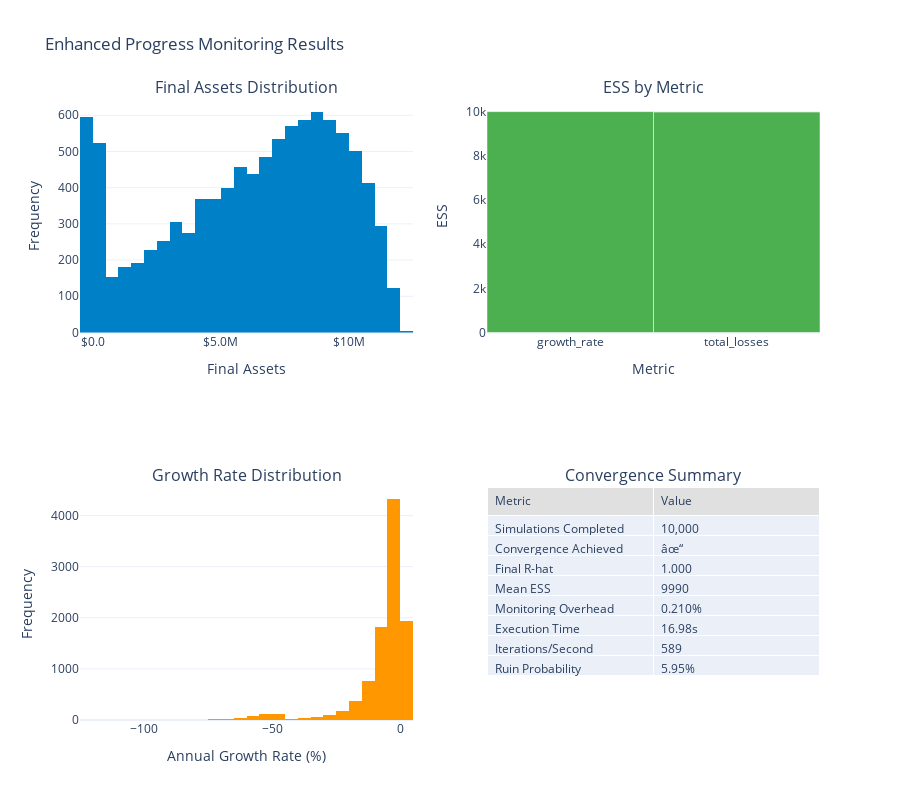

Notebook code cell kept with this figure:
### Markdown cell above
## 6. Enhanced Progress Monitoring with ESS

Demonstrate the new progress monitoring features with ESS calculation and convergence checks at specified intervals.

### Code cell
def demonstrate_progress_monitoring():
    """Demonstrate enhanced progress monitoring with ESS calculation."""
    
    print("ENHANCED PROGRESS MONITORING DEMONSTRATION")
    print("="*70)
    print("Features:")
    print("- Real-time progress tracking with ETA")
    print("- ESS calculation at convergence checkpoints")
    print("- Convergence checks at 10K, 25K, 50K, 100K iterations")
    print("- Early stopping when convergence achieved")
    print("- Performance overhead tracking (<1%)")
    print()
    
    # Setup simulation engine with large simulation count
    manufacturer_config = ManufacturerConfig(
        initial_assets=10_000_000,
        asset_turnover_ratio=0.5,
        operating_margin=0.08,
        tax_rate=0.25,
        retention_ratio=0.8
    )
    manufacturer = WidgetManufacturer(manufacturer_config)
    
    loss_generator = ManufacturingLossGenerator(
        attritional_params={
            'base_frequency': 5.0,
            'severity_mean': 50_000,
            'severity_cv': 0.8
        },
        large_params={
            'base_frequency': 0.5,
            'severity_mean': 2_000_000,
            'severity_cv': 1.2
        },
        seed=42
    )
    
    insurance_program = InsuranceProgram(layers=[
        EnhancedInsuranceLayer(0, 5_000_000, 0.015),
        EnhancedInsuranceLayer(5_000_000, 20_000_000, 0.008),
        EnhancedInsuranceLayer(25_000_000, 25_000_000, 0.004)
    ])
    
    # Configure for 100K simulations
    config = SimulationConfig(
        n_simulations=100_000,
        n_years=10,
        parallel=False,  # Use sequential to show progress
        progress_bar=False,  # Disable tqdm to use our progress monitor
        seed=42
    )
    
    engine = MonteCarloEngine(
        loss_generator=loss_generator,
        insurance_program=insurance_program,
        manufacturer=manufacturer,
        config=config
    )
    
    print("Running 100K simulations with enhanced progress monitoring...")
    print("(Early stopping enabled if R-hat < 1.1)")
    print()
    
    # Run with new progress monitoring
    results = engine.run_with_progress_monitoring(
        check_intervals=[10_000, 25_000, 50_000, 100_000],
        convergence_threshold=1.1,
        early_stopping=True,
        show_progress=True
    )
    
    print("\n" + "="*70)
    print("RESULTS SUMMARY")
    print("="*70)
    
    # Display results
    actual_iterations = results.metrics.get("actual_iterations", config.n_simulations)
    print(f"Simulations requested: {config.n_simulations:,}")
    print(f"Simulations completed: {actual_iterations:,}")
    
    if results.metrics.get("convergence_achieved"):
        print(f"âœ“ Convergence achieved at iteration {results.metrics.get('convergence_iteration'):,}")
        print(f"  Early stopping saved {config.n_simulations - actual_iterations:,} iterations")
        time_saved = (config.n_simulations - actual_iterations) / actual_iterations * results.execution_time
        print(f"  Estimated time saved: {time_saved:.1f}s")
    else:
        print("âœ— Convergence not achieved")
    
    print(f"\nExecution time: {results.execution_time:.2f}s")
    print(f"Speed: {actual_iterations/results.execution_time:.0f} iterations/second")
    print(f"Monitoring overhead: {results.metrics.get('monitoring_overhead_pct', 0):.3f}%")
    
    # Display convergence statistics
    if results.convergence:
        print("\nFinal Convergence Statistics:")
        for metric_name, stats in results.convergence.items():
            print(f"  {metric_name}:")
            print(f"    R-hat: {stats.r_hat:.3f}")
            print(f"    ESS: {stats.ess:.0f}")
            print(f"    MCSE: {stats.mcse:.4f}")
            print(f"    Converged: {'âœ“' if stats.converged else 'âœ—'}")
    
    # Create visualization of convergence progress
    fig = make_subplots(
        rows=2, cols=2,
        subplot_titles=(
            'Final Assets Distribution',
            'ESS by Metric',
            'Growth Rate Distribution',
            'Convergence Summary'
        ),
        specs=[
            [{'type': 'histogram'}, {'type': 'bar'}],
            [{'type': 'histogram'}, {'type': 'table'}]
        ]
    )
    
    # Final assets distribution
    fig.add_trace(
        go.Histogram(
            x=results.final_assets,
            nbinsx=50,
            name='Final Assets',
            marker_color=WSJ_COLORS['blue'],
            showlegend=False
        ),
        row=1, col=1
    )
    
    # ESS by metric
    if results.convergence:
        metric_names = list(results.convergence.keys())
        ess_values = [stats.ess for stats in results.convergence.values()]
        
        fig.add_trace(
            go.Bar(
                x=metric_names,
                y=ess_values,
                marker_color=WSJ_COLORS['green'],
                showlegend=False
            ),
            row=1, col=2
        )
    
    # Growth rate distribution
    fig.add_trace(
        go.Histogram(
            x=results.growth_rates * 100,
            nbinsx=50,
            name='Growth Rate',
            marker_color=WSJ_COLORS['orange'],
            showlegend=False
        ),
        row=2, col=1
    )
    
    # Convergence summary table
    summary_data = [
        ['Simulations Completed', f'{actual_iterations:,}'],
        ['Convergence Achieved', 'âœ“' if results.metrics.get("convergence_achieved") else 'âœ—'],
        ['Final R-hat', f'{list(results.convergence.values())[0].r_hat:.3f}' if results.convergence else 'N/A'],
        ['Mean ESS', f'{np.mean([s.ess for s in results.convergence.values()]):.0f}' if results.convergence else 'N/A'],
        ['Monitoring Overhead', f'{results.metrics.get("monitoring_overhead_pct", 0):.3f}%'],
        ['Execution Time', f'{results.execution_time:.2f}s'],
        ['Iterations/Second', f'{actual_iterations/results.execution_time:.0f}'],
        ['Ruin Probability', f'{results.ruin_probability*100:.2f}%']
    ]
    
    fig.add_trace(
        go.Table(
            header=dict(
                values=['Metric', 'Value'],
                fill_color=WSJ_COLORS['light_gray'],
                align='left'
            ),
            cells=dict(
                values=list(zip(*summary_data)),
                align='left'
            )
        ),
        row=2, col=2
    )
    
    # Update layout
    fig.update_layout(
        height=800,
        title_text="Enhanced Progress Monitoring Results",
        template='plotly_white',
        showlegend=False
    )
    
    fig.update_xaxes(title_text="Final Assets", row=1, col=1, tickformat='$.2s')
    fig.update_xaxes(title_text="Metric", row=1, col=2)
    fig.update_xaxes(title_text="Annual Growth Rate (%)", row=2, col=1)
    
    fig.update_yaxes(title_text="Frequency", row=1, col=1)
    fig.update_yaxes(title_text="ESS", row=1, col=2)
    fig.update_yaxes(title_text="Frequency", row=2, col=1)
    
    fig.show()
    
    return results

# Run demonstration
try:
    results = demonstrate_progress_monitoring()
except Exception as e:
    print(f"Note: Progress monitoring demo requires enhanced features: {e}")
    print("Running standard simulation instead...")
    
    # Fallback to standard simulation
    engine = setup_simulation_engine(n_simulations=10000, n_years=10, parallel=False)
    results = engine.run()
    print(f"\nStandard simulation completed:")
    print(f"  Simulations: {engine.config.n_simulations:,}")
    print(f"  Execution time: {results.execution_time:.2f}s")
    print(f"  Ruin probability: {results.ruin_probability*100:.2f}%")

### Figure 1 — Plotly figure (JSON) as saved in the notebook; plotly's stock layout.template omitted (floating-point values rounded to 4 significant figures; data arrays with more than 128 entries replaced by an {"elided": "..."} marker saying what was removed)
{"data": [{"marker": {"color": "#0080C7"}, "name": "Final Assets", "nbinsx": 50, "showlegend": false, "type": "histogram", "x": {"elided": "10000 float values"}, "xaxis": "x", "yaxis": "y"}, {"marker": {"color": "#4CAF50"}, "showlegend": false, "type": "bar", "x": ["growth_rate", "total_losses"], "xaxis": "x2", "y": [10000, 9979.0], "yaxis": "y2"}, {"marker": {"color": "#FF9800"}, "name": "Growth Rate", "nbinsx": 50, "showlegend": false, "type": "histogram", "x": {"elided": "10000 float values"}, "xaxis": "x3", "yaxis": "y3"}, {"cells": {"align": "left", "values": [["Simulations Completed", "Convergence Achieved", "Final R-hat", "Mean ESS", "Monitoring Overhead", "Execution Time", "Iterations/Second", "Ruin Probability"], ["10,000", "âœ“", "1.000", "9990", "0.210%", "16.98s", "589", "5.95%"]]}, "domain": {"x": [0.55, 1], "y": [0, 0.375]}, "header": {"align": "left", "fill": {"color": "#E0E0E0"}, "values": ["Metric", "Value"]}, "type": "table"}], "layout": {"annotations": [{"font": {"size": 16}, "showarrow": false, "text": "Final Assets Distribution", "x": 0.225, "xanchor": "center", "xref": "paper", "y": 1, "yanchor": "bottom", "yref": "paper"}, {"font": {"size": 16}, "showarrow": false, "text": "ESS by Metric", "x": 0.775, "xanchor": "center", "xref": "paper", "y": 1, "yanchor": "bottom", "yref": "paper"}, {"font": {"size": 16}, "showarrow": false, "text": "Growth Rate Distribution", "x": 0.225, "xanchor": "center", "xref": "paper", "y": 0.375, "yanchor": "bottom", "yref": "paper"}, {"font": {"size": 16}, "showarrow": false, "text": "Convergence Summary", "x": 0.775, "xanchor": "center", "xref": "paper", "y": 0.375, "yanchor": "bottom", "yref": "paper"}], "height": 800, "showlegend": false, "title": {"text": "Enhanced Progress Monitoring Results"}, "xaxis": {"anchor": "y", "domain": [0, 0.45], "tickformat": "$.2s", "title": {"text": "Final Assets"}}, "xaxis2": {"anchor": "y2", "domain": [0.55, 1], "title": {"text": "Metric"}}, "xaxis3": {"anchor": "y3", "domain": [0, 0.45], "title": {"text": "Annual Growth Rate (%)"}}, "yaxis": {"anchor": "x", "domain": [0.625, 1], "title": {"text": "Frequency"}}, "yaxis2": {"anchor": "x2", "domain": [0.625, 1], "title": {"text": "ESS"}}, "yaxis3": {"anchor": "x3", "domain": [0, 0.375], "title": {"text": "Frequency"}}}}
